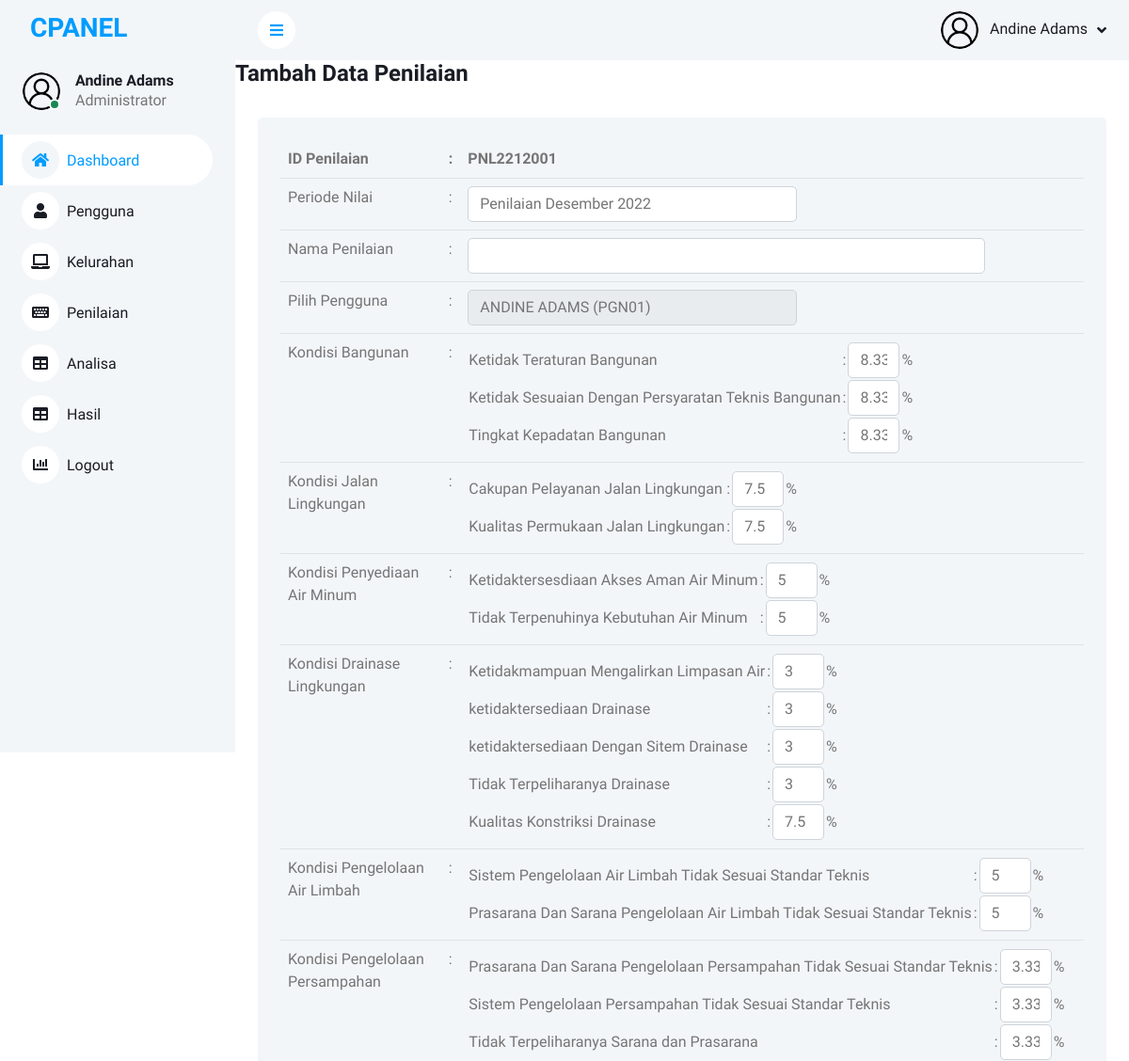
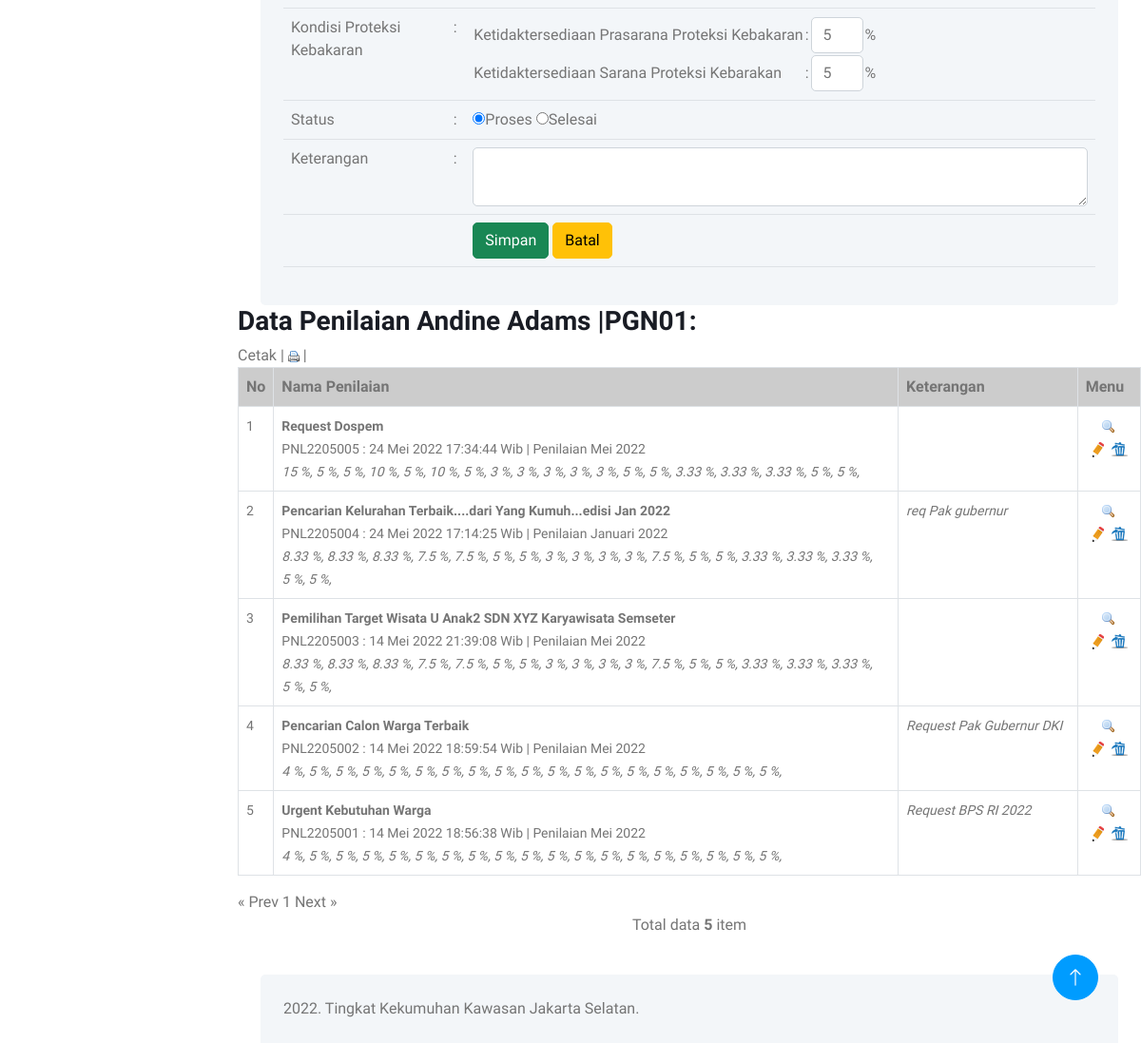
The page /?mnu=penilaian (signed in) on the database its author committed (2 pictures, top to bottom).
### tables this page shows
CREATE TABLE `tb_penilaian` (
  `id_penilaian` varchar(15) NOT NULL,
  `nama_penilaian` varchar(100) NOT NULL,
  `periode` varchar(100) NOT NULL,
  `id_pengguna` varchar(15) NOT NULL,
  `bobot1` float NOT NULL,
  `bobot2` float NOT NULL,
  `bobot3` float NOT NULL,
  `bobot4` float NOT NULL,
  `bobot5` float NOT NULL,
  `bobot6` float NOT NULL,
  `bobot7` float NOT NULL,
  `bobot8` float NOT NULL,
  `bobot9` float NOT NULL,
  `bobot10` float NOT NULL,
  `bobot11` float NOT NULL,
  `bobot12` float NOT NULL,
  `bobot13` float NOT NULL,
  `bobot14` float NOT NULL,
  `bobot15` float NOT NULL,
  `bobot16` float NOT NULL,
  `bobot17` float NOT NULL,
  `bobot18` float NOT NULL,
  `bobot19` float NOT NULL,
  `status` varchar(15) NOT NULL DEFAULT 'Proses',
  `tanggal` date NOT NULL,
  `jam` time NOT NULL,
  `keterangan` text NOT NULL
);

### koneksivar.php (called while the page is built, shortened)
<?php
$tbpengguna="tb_pengguna";
$tbpenilaian="tb_penilaian";
$m1="Kondisi Bangunan";
$m2="Kondisi Jalan Lingkungan";
$m3="Kondisi Penyediaan Air Minum";
$m4="Kondisi Drainase Lingkungan";
$m5="Kondisi Pengelolaan Air Limbah";
$m6="Kondisi Pengelolaan Persampahan";
$m7="Kondisi Proteksi Kebakaran";
$kr11="Ketidak Teraturan Bangunan";
$kr12="Ketidak Sesuaian Dengan Persyaratan Teknis Bangunan";
$kr13="Tingkat Kepadatan Bangunan";
$kr21="Cakupan Pelayanan Jalan Lingkungan";
$kr22="Kualitas Permukaan Jalan Lingkungan";
$kr31="Ketidaktersesdiaan Akses Aman Air Minum";
$kr32="Tidak Terpenuhinya Kebutuhan Air Minum";
$kr41="Ketidakmampuan Mengalirkan Limpasan Air";
$kr42="ketidaktersediaan Drainase";
$kr43="ketidaktersediaan Dengan Sitem Drainase";
$kr44="Tidak Terpeliharanya Drainase";
$kr45="Kualitas Konstriksi Drainase";
$kr51="Sistem Pengelolaan Air Limbah Tidak Sesuai Standar Teknis";
$kr52="Prasarana Dan Sarana Pengelolaan Air Limbah Tidak Sesuai Standar Teknis";
$kr61="Prasarana Dan Sarana Pengelolaan Persampahan Tidak Sesuai Standar Teknis";
$kr62="Sistem Pengelolaan Persampahan Tidak Sesuai Standar Teknis";
$kr63="Tidak Terpeliharanya Sarana dan Prasarana";
$kr71="Ketidaktersediaan Prasarana Proteksi Kebakaran";
$kr72="Ketidaktersediaan Sarana Proteksi Kebarakan";
$bobot1=8.33;
$bobot2=8.33;
$bobot3=8.33;
$bobot4=7.50;
$bobot5=7.50;
$bobot6=5.00;
$bobot7=5.00;
$bobot8=3.00;
$bobot9=3.00;
$bobot10=3.00;
$bobot11=3.00;
$bobot12=7.50;
$bobot13=5.00;
$bobot14=5.00;
$bobot15=3.33;
$bobot16=3.33;
$bobot17=3.33;
$bobot18=5.00;
$bobot19=5.00;
?>

### konmysqli.php (called while the page is built, shortened)
<?php
require_once "koneksivar.php";
?>
<?php
function WKT($sekarang)
{
	$tanggal = substr($sekarang, 8, 2) + 0;
	$bulan = substr($sekarang, 5, 2);
	$tahun = substr($sekarang, 0, 4);
	$judul_bln = array(1 => "Januari", "Februari", "Maret", "April", "Mei", "Juni", "Juli", "Agustus", "September", "Oktober", "November", "Desember");
	$wk = $tanggal . " " . $judul_bln[(int)$bulan] . " " . $tahun;
	return $wk;
}
?>
<?php
function getJum($conn, $sql)
{
	$rs = $conn->query($sql);
	$jum = $rs->num_rows;
	return $jum;
}
function getData($conn, $sql)
{
	$rs = $conn->query($sql);
	$rs->data_seek(0);
	$arr = $rs->fetch_all(MYSQLI_ASSOC);
	return $arr;
}
function getPengguna($conn, $kode)
{
	$field = "nama_pengguna";
	$sql = "SELECT `$field` FROM `tb_pengguna` where `id_pengguna`='$kode'";
	$rs = $conn->query($sql);
	$rs->data_seek(0);
	$row = $rs->fetch_assoc();
	return $row[$field];
}
?>

### penilaian/penilaian.php (the view, shortened to what this page needs)
<?php
$nama_penilaian = "";
$id_pengguna = $_SESSION["cid"];
$status = "Proses";
$keterangan = "";
$judul_bln = array(1 => "Januari", "Februari", "Maret", "April", "Mei", "Juni", "Juli", "Agustus", "September", "Oktober", "November", "Desember");
$bulan=date("m");
$periode = "Penilaian ".$judul_bln[(int)$bulan]." ".date("Y");
?>
<?php
$sql = "select `id_penilaian` from `$tbpenilaian` order by `id_penilaian` desc";
$q = mysqli_query($conn, $sql);
$jum = mysqli_num_rows($q);
$th = date("y");
$bl = date("m") + 0;
$kd = "PNL" . $th . $bl;
if ($jum > 0) {
	$d = mysqli_fetch_array($q);
	$idmax = $d["id_penilaian"];
	$bul = substr($idmax, 5, 2);
	$tah = substr($idmax, 3, 2);
	if ($bul == $bl && $tah == $th) {
		$urut = substr($idmax, 7, 3) + 1;
		if ($urut < 10) {
			$idmax = "$kd" . "00" . $urut;
		} else if ($urut < 100) {
			$idmax = "$kd" . "0" . $urut;
		} else {
			$idmax = "$kd" . $urut;
		}
	}
	else {
		$idmax = "$kd" . "001";
	}
}
else {
	$idmax = "$kd" . "001";
}
$id_penilaian = $idmax;
?>
<div id="accordion">
<h4>Tambah Data Penilaian</h4>
<div>
<div class="container-fluid pt-4 px-4">
<div class="row g-4">
<div class="col-sm-12 col-xl-12">
<div class="bg-light rounded h-100 p-4">
<form action="" method="post" enctype="multipart/form-data">
<table class="table">
<tr>
<th width="20%"><label for="id_penilaian">ID Penilaian</label>
<th width="1%">:
<th colspan="2"><b><?php echo $id_penilaian; ?></b>
</tr>
<tr>
<td height="24"><label for="periode">Periode Nilai</label>
<td>:
<td><input required class="form-control" style="width: 350px;" name="periode" type="periode" id="periode" value="<?php echo $periode; ?>" size="25" /></td>
</tr>
<tr>
<td><label for="nama_penilaian">Nama Penilaian</label>
<td>:
<td width="213"><input class="form-control" required style="width: 550px;" name="nama_penilaian" type="text" id="nama_penilaian" value="<?php echo $nama_penilaian; ?>" size="25" />
</td>
</tr>
<tr>
<td height="24"><label for="id_pengguna">Pilih Pengguna</label>
<td>:
<td><select class="form-control" name="id_pengguna" style="width: 350px;">
		<?php
		$sql = "select * from `$tbpengguna`";
		$arr = getData($conn, $sql);
		foreach ($arr as $d) {
			$id_pengguna0 = $d["id_pengguna"];
			$nama_pengguna = strtoupper($d["nama_pengguna"]);
			echo "<option value='$id_pengguna0'";
			if ($id_pengguna0 == $id_pengguna) {
				echo "selected";
			}
			echo ">$nama_pengguna ($id_pengguna0)</option>";
		}
?>
</select></td>
</tr>
<tr>
<td><label for="bobot1"><?php echo $m1;?></label>
<td>:
<td>
	<table>
		<tr>
		<td height="24"><label for="bobot1"><?php echo $kr11;?></label>
		<td>:
		<td><input required style="width: 55px;" class="form-control" name="bobot1" type="text" id="bobot1" value="<?php echo $bobot1; ?>" size="25" /><td>%
		</td>
		</tr>
		<tr>
		<td height="24"><label for="bobot2"><?php echo $kr12;?></label>
		<td>:
		<td><input required style="width: 55px;" class="form-control" name="bobot2" type="text" id="bobot2" value="<?php echo $bobot2; ?>" size="25" /><td>%
		</td>
		</tr>
		<tr>
		<td height="24"><label for="bobot3"><?php echo $kr13;?></label>
		<td>:
		<td><input required style="width: 55px;" class="form-control" name="bobot3" type="text" id="bobot3" value="<?php echo $bobot3; ?>" size="25" /><td>%
		</td>
		</tr>
	</table>
</td>
</tr>
<tr>
<td><label for="bobot1"><?php echo $m2;?></label>
<td>:
<td>
	<table>
		<tr>
		<td height="24"><label for="bobot1"><?php echo $kr21;?></label>
		<td>:
		<td><input required style="width: 55px;" class="form-control" name="bobot4" type="text" id="bobot4" value="<?php echo $bobot4; ?>" size="25" /><td>%
		</td>
		</tr>
		<tr>
		<td height="24"><label for="bobot2"><?php echo $kr22;?></label>
		<td>:
		<td><input required style="width: 55px;" class="form-control" name="bobot5" type="text" id="bobot5" value="<?php echo $bobot5; ?>" size="25" /><td>%
		</td>
		</tr>
	</table>
</td>
</tr>
<tr>
<td><label for="bobot1"><?php echo $m3;?></label>
<td>:
<td>
	<table>
		<tr>
		<td height="24"><label for="bobot1"><?php echo $kr31;?></label>
		<td>:
		<td><input required style="width: 55px;" class="form-control" name="bobot6" type="text" id="bobot6" value="<?php echo $bobot6; ?>" size="25" />
		</td><td>%
		</tr>
		<tr>
		<td height="24"><label for="bobot2"><?php echo $kr32;?></label>
		<td>:
		<td><input required style="width: 55px;" class="form-control" name="bobot7" type="text" id="bobot7" value="<?php echo $bobot7; ?>" size="25" />
		</td><td>%
		</tr>
	</table>
</td>
</tr>
<tr>
<td><label for="bobot1"><?php echo $m4;?></label>
<td>:
<td>
	<table>
		<tr>
		<td height="24"><label for="bobot1"><?php echo $kr41;?></label>
		<td>:
		<td><input required style="width: 55px;" class="form-control" name="bobot8" type="text" id="bobot8" value="<?php echo $bobot8; ?>" size="25" />
		</td><td>%
		</tr>
		<tr>
		<td height="24"><label for="bobot2"><?php echo $kr42;?></label>
		<td>:
		<td><input required style="width: 55px;" class="form-control" name="bobot9" type="text" id="bobot9" value="<?php echo $bobot9; ?>" size="25" />
		</td><td>%
		</tr>
 		<tr>
		<td height="24"><label for="bobot2"><?php echo $kr43;?></label>
		<td>:
		<td><input required style="width: 55px;" class="form-control" name="bobot10" type="text" id="bobot10" value="<?php echo $bobot10; ?>" size="25" />
		</td><td>%
		</tr>
		<tr>
		<td height="24"><label for="bobot2"><?php echo $kr44;?></label>
		<td>:
		<td><input required style="width: 55px;" class="form-control" name="bobot11" type="text" id="bobot11" value="<?php echo $bobot11; ?>" size="25" />
		</td><td>%
		</tr>
		<tr>
		<td height="24"><label for="bobot2"><?php echo $kr45;?></label>
		<td>:
		<td><input required style="width: 55px;" class="form-control" name="bobot12" type="text" id="bobot12" value="<?php echo $bobot12; ?>" size="25" />
		</td><td>%
		</tr>
	</table>
</td>
</tr>
<tr>
<td><label for="bobot1"><?php echo $m5;?></label>
<td>:
<td>
	<table>
		<tr>
		<td height="24"><label for="bobot1"><?php echo $kr51;?></label>
		<td>:
		<td><input required style="width: 55px;" class="form-control" name="bobot13" type="text" id="bobot13" value="<?php echo $bobot13; ?>" size="25" />
		</td><td>%
		</tr>
		<tr>
		<td height="24"><label for="bobot2"><?php echo $kr52;?></label>
		<td>:
		<td><input required style="width: 55px;" class="form-control" name="bobot14" type="text" id="bobot14" value="<?php echo $bobot14; ?>" size="25" />
		</td><td>%
		</tr>
	</table>
</td>
</tr>
<tr>
<td><label for="bobot1"><?php echo $m6;?></label>
<td>:
<td>
	<table>
		<tr>
		<td height="24"><label for="bobot1"><?php echo $kr61;?></label>
		<td>:
		<td><input required style="width: 55px;" class="form-control" name="bobot15" type="text" id="bobot15" value="<?php echo $bobot15; ?>" size="25" />
		</td><td>%
		</tr>
		<tr>
		<td height="24"><label for="bobot2"><?php echo $kr62;?></label>
		<td>:
		<td><input required style="width: 55px;" class="form-control" name="bobot16" type="text" id="bobot16" value="<?php echo $bobot16; ?>" size="25" />
		</td><td>%
		</tr>
		<tr>
		<td height="24"><label for="bobot2"><?php echo $kr63;?></label>
		<td>:
		<td><input required style="width: 55px;" class="form-control" name="bobot17" type="text" id="bobot17" value="<?php echo $bobot17; ?>" size="25" />
		</td><td>%
		</tr>
	</table>
</td>
</tr>
<tr>
<td><label for="bobot1"><?php echo $m7;?></label>
<td>:
<td>
	<table>
		<tr>
		<td height="24"><label for="bobot1"><?php echo $kr71;?></label>
		<td>:
		<td><input required style="width: 55px;" class="form-control" name="bobot18" type="text" id="bobot18" value="<?php echo $bobot18; ?>" size="25" />
		</td><td>%
		</tr>
		<tr>
		<td height="24"><label for="bobot2"><?php echo $kr72;?></label>
		<td>:
		<td><input required style="width: 55px;" class="form-control" name="bobot19" type="text" id="bobot19" value="<?php echo $bobot19; ?>" size="25" />
		</td><td>%
		</tr>
	</table>
</td>
</tr>
<tr>
<td><label for="status">Status</label>
<td>:
<td colspan="2">
	<input type="radio" name="status" id="status" checked="checked" value="Proses" <?php if ($status == "Proses") {	echo "checked";} ?> />Proses
	<input type="radio" name="status" id="status" value="Selesai" <?php if ($status == "Selesai") {echo "checked";} ?> />Selesai
</td>
</tr>
<tr>
<td height="24"><label for="keterangan">Keterangan</label>
<td>:
<td>
	<textarea class="form-control" name="keterangan" cols="55" rows="2"><?php echo $keterangan; ?></textarea>
</td>
</tr>
<tr>
<td>
<td>
<td colspan="2">
	<input class="btn btn-success" name="Simpan" type="submit" id="Simpan" value="Simpan" />
	<a href="?mnu=penilaian"><input class="btn btn-warning" name="Batal" type="button" id="Batal" value="Batal" /></a>
</td>
</tr>
</table>
</form>
</div>
</div>
</div>
</div>
</div>
<?php
$sqlc = "select distinct(`id_pengguna`) from `$tbpenilaian` order by `id_pengguna` asc";
$arrc = getData($conn, $sqlc);
foreach ($arrc as $dc) {
	$id_pengguna = $dc["id_pengguna"];
?>
<h3>Data Penilaian <?php echo getPengguna($conn,$id_pengguna)." |$id_pengguna"; ?>:</h3>
<div>
Cetak | <img src='ypathicon/print.png' title='PRINT' OnClick="PRINT('<?php echo $id_pengguna; ?>')"> |
<table class="table table-bordered">
<tr bgcolor="#cccccc">
<th width="3%">No</td>
<th width="70%">Nama Penilaian</td>
<th width="20%">Keterangan</td>
<th width="13%">Menu</td>
</tr>
<?php
$sql = "select * from `$tbpenilaian` where  `id_pengguna`='$id_pengguna' order by `id_penilaian` desc";
$jum = getJum($conn, $sql);
if ($jum > 0) {
		$batas   = 10;
		$page = 1;
		if (empty($page)) {
		$posawal  = 0;
		$page = 1;
		} else {
		$posawal = ($page - 1) * $batas;
		}
$sql2 = $sql . " LIMIT $posawal,$batas";
$no = $posawal + 1;
$arr = getData($conn, $sql2);
foreach ($arr as $d) {
	$id_penilaian = $d["id_penilaian"];
	$nama_penilaian = ucwords($d["nama_penilaian"]);
	$periode = $d["periode"];
	$bobot1 = $d["bobot1"];
	$bobot2 = $d["bobot2"];
	$bobot3 = $d["bobot3"];
	$bobot4 = $d["bobot4"];
	$bobot5 = $d["bobot5"];
	$bobot6 = $d["bobot6"];
	$bobot7 = $d["bobot7"];
	$bobot8 = $d["bobot8"];
	$bobot9 = $d["bobot9"];
	$bobot10 = $d["bobot10"];
	$bobot11 = $d["bobot11"];
	$bobot12 = $d["bobot12"];
	$bobot13 = $d["bobot13"];
	$bobot14 = $d["bobot14"];
	$bobot15 = $d["bobot15"];
	$bobot16 = $d["bobot16"];
	$bobot17 = $d["bobot17"];
	$bobot18 = $d["bobot18"];
	$bobot19 = $d["bobot19"];
	$keterangan = $d["keterangan"];
	$tanggal= WKT($d["tanggal"]);
	$jam = $d["jam"];
$gab="<label title='$kr11 $bobot1 %'>$bobot1 %</label>, ";
$gab.="<label title='$kr12 $bobot2 %'>$bobot2 %</label>, ";
$gab.="<label title='$kr13 $bobot3 %'>$bobot3 %</label>, ";
$gab.="<label title='$kr21 $bobot4 %'>$bobot4 %</label>, ";
$gab.="<label title='$kr22 $bobot5 %'>$bobot5 %</label>, ";
$gab.="<label title='$kr31 $bobot6 %'>$bobot6 %</label>, ";
$gab.="<label title='$kr32 $bobot7 %'>$bobot7 %</label>, ";
$gab.="<label title='$kr41 $bobot8 %'>$bobot8 %</label>, ";
$gab.="<label title='$kr42 $bobot9 %'>$bobot9 %</label>, ";
$gab.="<label title='$kr43 $bobot10 %'>$bobot10 %</label>, ";
$gab.="<label title='$kr44 $bobot11 %'>$bobot11 %</label>, ";
$gab.="<label title='$kr45 $bobot12 %'>$bobot12 %</label>, ";
$gab.="<label title='$kr51 $bobot13 %'>$bobot13 %</label>, ";
$gab.="<label title='$kr52 $bobot14 %'>$bobot14 %</label>, ";
$gab.="<label title='$kr61 $bobot15 %'>$bobot15 %</label>, ";
$gab.="<label title='$kr62 $bobot16 %'>$bobot16 %</label>, ";
$gab.="<label title='$kr63 $bobot17 %'>$bobot17 %</label>, ";
$gab.="<label title='$kr71 $bobot18 %'>$bobot18 %</label>, ";
$gab.="<label title='$kr72 $bobot19 %'>$bobot19 %</label>, ";
$color = "";
if ($no % 2 == 0) {
$color = "";
}
echo "<tr bgcolor='$color'>
<td><small>$no</td>
<td><small><b>$nama_penilaian</b><br>
$id_penilaian : $tanggal $jam Wib | $periode
</small>
<br><i><small>$gab</i></small></td>
<td><i><small>$keterangan</i></small></td>
<td><div align='center'>
<a href='?mnu=detail&id=$id_penilaian'>
<img src='ypathicon/11.png' title='Perbandingan Kriteria'></a>
<br>
<a href='?mnu=penilaian&pro=ubah&kode=$id_penilaian'><img src='ypathicon/ub.png' title='Ubah $nama_penilaian'></a>
<a href='?mnu=penilaian&pro=hapus&kode=$id_penilaian&nama_penilaian=$nama_penilaian'><img src='ypathicon/ha.png' title='Hapus $nama_penilaian'
onClick='return confirm(\"Apakah Anda benar-benar akan menghapus \'$nama_penilaian\' pada Data Penilaian ?..\")'></a></div></td>
</tr>";
$no++;
}
}
else {
echo "<tr><td colspan='6'><blink>Maaf, Data penilaian belum tersedia...</blink></td></tr>";
}
?>
</table>
<?php
$jmldata = $jum;
if ($jmldata > 0) {
$jmlhal  = ceil($jmldata / $batas);
echo "<div class=paging>";
if ($page > 1) {
$prev = $page - 1;
echo "<span class=prevnext><a href='$_SERVER[PHP_SELF]?page=$prev&mnu=penilaian'>« Prev</a></span> ";
} else {
echo "<span class=disabled>« Prev</span> ";
}
for ($i = 1; $i <= $jmlhal; $i++)
if ($i != $page) {
echo "<a href='$_SERVER[PHP_SELF]?page=$i&mnu=penilaian'>$i</a> ";
} else {
echo " <span class=current>$i</span> ";
}
if ($page < $jmlhal) {
$next = $page + 1;
echo "<span class=prevnext><a href='$_SERVER[PHP_SELF]?page=$next&mnu=penilaian'>Next »</a></span>";
} else {
echo "<span class=disabled>Next »</span>";
}
echo "</div>";
}
$jmldata = $jum;
echo "<p align=center>Total data <b>$jmldata</b> item</p>";
echo "</div>";
}
?>
</div>

### css/style.css (style rules this page uses)
:root { --primary: #009CFF; --light: #F3F6F9; --dark: #191C24; }
.btn { transition: .5s; }

### rows shown on the page
tb_penilaian: nama_penilaian "Request Dospem", id_penilaian "PNL2205005", tanggal "24 Mei 2022", jam "17:34:44", periode "Penilaian Mei 2022", bobot1 "15", bobot2 "5", bobot3 "5", bobot4 "10", bobot5 "5", bobot6 "10", bobot7 "5", bobot8 "3", bobot9 "3", bobot10 "3", bobot11 "3", bobot12 "3", bobot13 "5", bobot14 "5", bobot15 "3.33", bobot16 "3.33", bobot17 "3.33", bobot18 "5", bobot19 "5"
tb_penilaian: nama_penilaian "Pencarian Kelurahan Terbaik....dari Yang Kumuh...edisi Jan 2022", id_penilaian "PNL2205004", tanggal "24 Mei 2022", jam "17:14:25", periode "Penilaian Januari 2022", bobot1 "8.33", bobot2 "8.33", bobot3 "8.33", bobot4 "7.5", bobot5 "7.5", bobot6 "5", bobot7 "5", bobot8 "3", bobot9 "3", bobot10 "3", bobot11 "3", bobot12 "7.5", bobot13 "5", bobot14 "5", bobot15 "3.33", bobot16 "3.33", bobot17 "3.33", bobot18 "5", bobot19 "5", keterangan "req Pak gubernur"
tb_penilaian: nama_penilaian "Pemilihan Target Wisata U Anak2 SDN XYZ Karyawisata Semseter", id_penilaian "PNL2205003", tanggal "14 Mei 2022", jam "21:39:08", periode "Penilaian Mei 2022", bobot1 "8.33", bobot2 "8.33", bobot3 "8.33", bobot4 "7.5", bobot5 "7.5", bobot6 "5", bobot7 "5", bobot8 "3", bobot9 "3", bobot10 "3", bobot11 "3", bobot12 "7.5", bobot13 "5", bobot14 "5", bobot15 "3.33", bobot16 "3.33", bobot17 "3.33", bobot18 "5", bobot19 "5"
tb_penilaian: nama_penilaian "Pencarian Calon Warga Terbaik", id_penilaian "PNL2205002", tanggal "14 Mei 2022", jam "18:59:54", periode "Penilaian Mei 2022", bobot1 "4", bobot2 "5", bobot3 "5", bobot4 "5", bobot5 "5", bobot6 "5", bobot7 "5", bobot8 "5", bobot9 "5", bobot10 "5", bobot11 "5", bobot12 "5", bobot13 "5", bobot14 "5", bobot15 "5", bobot16 "5", bobot17 "5", bobot18 "5", bobot19 "5", keterangan "Request Pak Gubernur DKI"
tb_penilaian: nama_penilaian "Urgent Kebutuhan Warga", id_penilaian "PNL2205001", tanggal "14 Mei 2022", jam "18:56:38", periode "Penilaian Mei 2022", bobot1 "4", bobot2 "5", bobot3 "5", bobot4 "5", bobot5 "5", bobot6 "5", bobot7 "5", bobot8 "5", bobot9 "5", bobot10 "5", bobot11 "5", bobot12 "5", bobot13 "5", bobot14 "5", bobot15 "5", bobot16 "5", bobot17 "5", bobot18 "5", bobot19 "5", keterangan "Request BPS RI 2022"

### other values the page prints
$_SESSION["cnama"] "Andine Adams"
$_SESSION["cstatus"] "Administrator"
$id_penilaian "PNL2212001"
$m1 "Kondisi Bangunan"
$kr11 "Ketidak Teraturan Bangunan"
$kr12 "Ketidak Sesuaian Dengan Persyaratan Teknis Bangunan"
$kr13 "Tingkat Kepadatan Bangunan"
$m2 "Kondisi Jalan Lingkungan"
$kr21 "Cakupan Pelayanan Jalan Lingkungan"
$kr22 "Kualitas Permukaan Jalan Lingkungan"
$m3 "Kondisi Penyediaan Air Minum"
$kr31 "Ketidaktersesdiaan Akses Aman Air Minum"
$kr32 "Tidak Terpenuhinya Kebutuhan Air Minum"
$m4 "Kondisi Drainase Lingkungan"
$kr41 "Ketidakmampuan Mengalirkan Limpasan Air"
